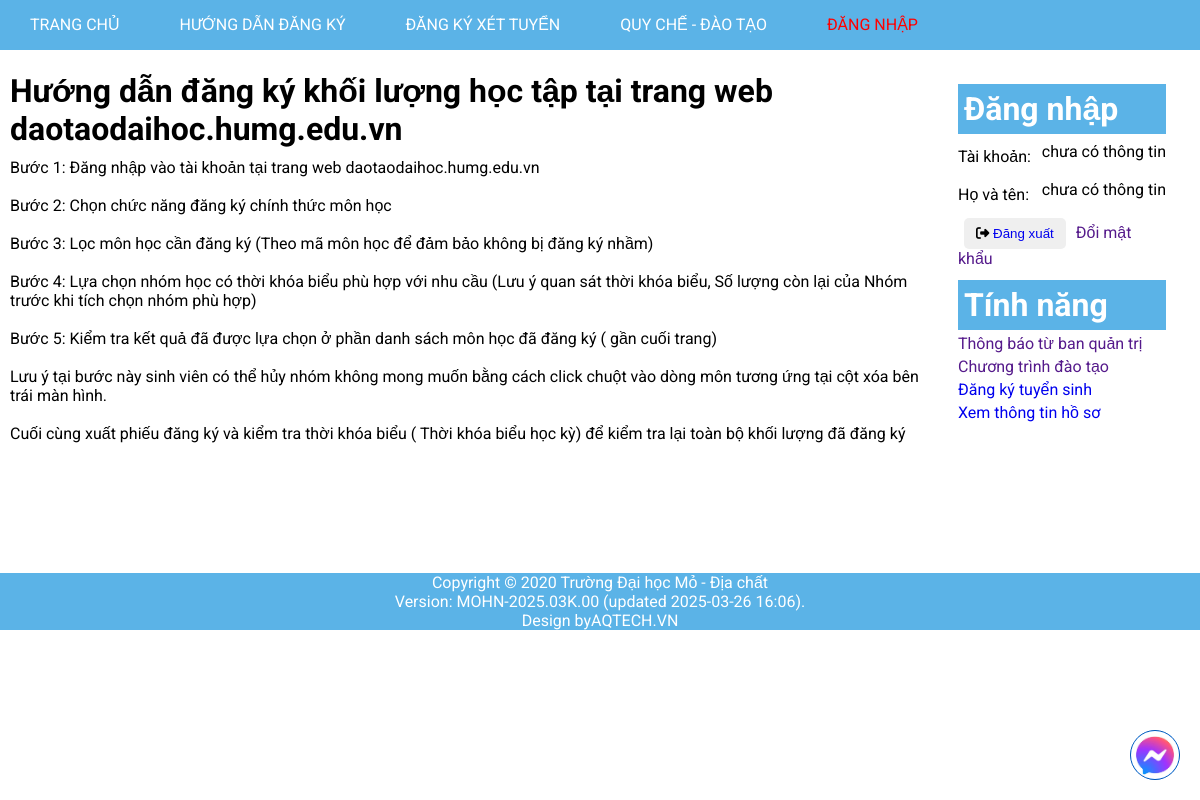
Page /tintuc.php?id=19 on the committed database.
### tables this page shows
CREATE TABLE `tintuc` (
  `NewsID` int(10) NOT NULL,
  `Tieu_de` char(255) NOT NULL,
  `Noi_dung` text NOT NULL,
  `Date` datetime NOT NULL DEFAULT current_timestamp()
);

### tintuc.php (the view, shortened to what this page needs)
<!DOCTYPE html>
<html lang="en">
<head>
    <link rel="stylesheet" href="https://cdnjs.cloudflare.com/ajax/libs/font-awesome/6.7.2/css/all.min.css"
 />
    <link rel="stylesheet" href="./assets/css/base.css">
    <link rel="stylesheet" href="./assets/css/index.css">
    <link rel="stylesheet" href="./assets/css/id.css">
    <link rel="stylesheet" href="./assets/css/chatbox.css">
</head>
<body>
    <div class="container">
        <?php
        include("layout/navbar.php");
        ?>
        <div class="content">
            <div class="content-l">
                <div class="cont">
                    <?php
                    if (isset($_GET['id']) && !empty($_GET['id'])) {
                        $id = $_GET["id"];
                        $sql = "select * from tintuc where NewsID = $id ";
                        $result = mysqli_query($conn, $sql);
                        if (mysqli_num_rows($result) > 0) {
                            while ($row = mysqli_fetch_assoc($result)) {
                                echo '
                                    <h1>' . $row['Tieu_de'] . '</h1>
                                    <p>' . $row['Noi_dung'] . '</p>
                                ';
                            }
                        }
                    }
                    ?>
                </div>
            </div>
            <div class="content-r">
                <div class="login">
                    <h1 class="title">Đăng nhập</h1>
                    <form action="" method="get">
                        <?php
                        if (isset($_SESSION['loggedin']) && $_SESSION['loggedin'] == true) {
                            echo '<div class="account">
                                        <span> Tài khoản: </span>
                                        <label>' . $_SESSION['UserID'] . '</label>
                                    </div>
                                    <div class="account">
                                        <span>Họ và tên: </span>
                                        <label>' . $_SESSION['Name'] . '</label>
                                    </div>
                                ';
                        } else {
                            echo '<div class="account">
                                        <span> Tài khoản: </span>
                                        <label> chưa có thông tin</label>
                                    </div>
                                    <div class="account">
                                        <span>Họ và tên: </span>
                                        <label> chưa có thông tin</label>
                                    </div>
                            ';
                        }
                        ?>
                        <button class="btn">
                            <i class="fa-solid fa-right-from-bracket"></i>
                            <a href="<?= ROOT_URL ?>auth/logout.php">
                                Đăng xuất
                            </a>
                        </button>
                        <a href="">Đổi mật khẩu</a>
                    </form>
                </div>
                <div class="feature">
                    <h1 class="title">Tính năng</h1>
                    <ul class="tinhnang">
                        <li><a href="">Thông báo từ ban quản trị</a></li>
                        <li><a href="">Chương trình đào tạo</a></li>
                        <li><a href="<?= ROOT_URL ?>DKXT.php">Đăng ký tuyển sinh</a></li>
                        <li><a href="<?= ROOT_URL ?>information.php">Xem thông tin hồ sơ</a></li>
                    </ul>
                </div>
            </div>
        </div>
        <?php include("layout/footer.php"); ?>
</body>
</html>

### assets/css/base.css (style rules this page uses)
:root { --dark-color: #000; --text-color: #333; --white-color: #fff; --prime-color: rgba(51, 161, 225, 0.799); --g-color: #C5E6F8; --div-color: #afafaf; --red-color: red; --sign-up-color: #f5a534; --btn-add-color: #1ff817; --btn-set-color: #f9b914; --btn-del-color: #ff0000; }
* { margin: 0; padding: 0; box-sizing: border-box; }
html { font-size: 16px; font-family: "Roboto", sans-serif; }
body { width: 100vw; height: 100vh; }
li { list-style: none; }
a { text-decoration: none; }

### assets/css/index.css (style rules this page uses)
body { position: relative; }
.content { padding-bottom: 100px; margin-top: 12px; display: flex; }
.content-l { width: 79%; padding: 10px; }
.content-r { width: 19%; padding: 10px; }
.title { background-color: var(--prime-color); padding: 6px; color: var(--white-color); margin-top: 12px; }
.login { display: flex; flex-direction: column; }
.account { margin: 8px 0; display: flex; justify-content: center; text-align: left; }
.account span { flex: 1; line-height: 30px; }
.btn { margin: 0 6px; padding: 8px 12px; border: none; border-radius: 5px; }
.feature ul li { margin: 4px 0; }

### assets/css/id.css (style rules this page uses)
.cont h1 { font-weight: 700; margin-bottom: 10px; }

### rows in the picture
tintuc: Tieu_de "Hướng dẫn đăng ký khối lượng học tập tại trang web daotaodaihoc.humg.edu.vn", Noi_dung "Bước 1: Đăng nhập vào tài khoản tại trang web daotaodaihoc.humg.edu.vn Bước 2: Chọn chức năng đăng ký chính thức môn học Bước 3: Lọc môn học cần đăng ký (Theo mã môn học để đảm bảo không bị đăng ký nhầm) Bước 4: Lựa chọn nhóm học có thời khóa biểu phù hợp với nhu cầu (Lưu ý quan sát thời khóa biểu, Số lượng còn lại của Nhóm trước khi tích chọn nhóm phù hợp) Bước 5: Kiểm tra kết quả đã được lựa chọn ở phần danh sách môn học đã đăng ký ( gần cuối trang) Lưu ý tại bước này sinh viên có thể hủy nhóm không mong muốn bằng cách click chuột vào dòng môn tương ứng tại cột xóa bên trái màn hình. Cuối cùng xuất phiếu đăng ký và kiểm tra thời khóa biểu ( Thời khóa biểu học kỳ) để kiểm tra lại toàn bộ…"
